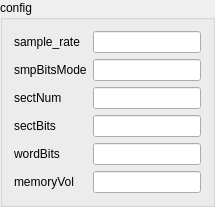
         <widget class="QGroupBox" name="config_gbx">
          <property name="maximumSize">
           <size>
            <width>16777215</width>
            <height>164</height>
           </size>
          </property>
          <property name="title">
           <string>config</string>
          </property>
          <layout class="QGridLayout" name="gridLayout_4">
           <item row="0" column="1">
            <widget class="QLineEdit" name="sample_rate_txt"/>
           </item>
           <item row="3" column="1">
            <widget class="QLineEdit" name="sectBits_txt"/>
           </item>
           <item row="1" column="1">
            <widget class="QLineEdit" name="smpBitsMode_txt"/>
           </item>
           <item row="5" column="0">
            <widget class="QLabel" name="memoryVol">
             <property name="text">
              <string>memoryVol</string>
             </property>
            </widget>
           </item>
           <item row="0" column="0">
            <widget class="QLabel" name="sample_rate">
             <property name="text">
              <string>sample_rate</string>
             </property>
            </widget>
           </item>
           <item row="5" column="1">
            <widget class="QLineEdit" name="memoryVol_txt"/>
           </item>
           <item row="4" column="1">
            <widget class="QLineEdit" name="wordBits_txt"/>
           </item>
           <item row="2" column="0">
            <widget class="QLabel" name="sectNum">
             <property name="text">
              <string>sectNum</string>
             </property>
            </widget>
           </item>
           <item row="4" column="0">
            <widget class="QLabel" name="wordBits">
             <property name="text">
              <string>wordBits</string>
             </property>
            </widget>
           </item>
           <item row="3" column="0">
            <widget class="QLabel" name="sectBits">
             <property name="text">
              <string>sectBits</string>
             </property>
            </widget>
           </item>
           <item row="1" column="0">
            <widget class="QLabel" name="smpBitsMode">
             <property name="text">
              <string>smpBitsMode</string>
             </property>
            </widget>
           </item>
           <item row="2" column="1">
            <widget class="QLineEdit" name="sectNum_txt"/>
           </item>
          </layout>
         </widget>
